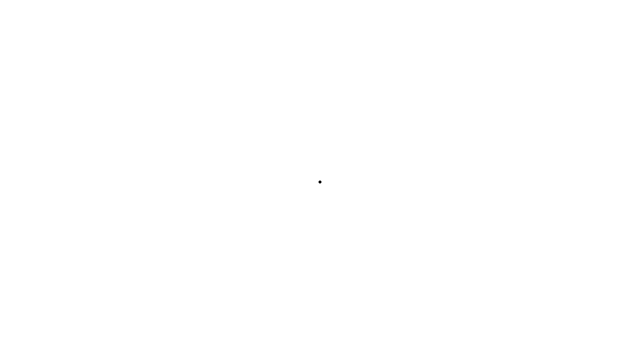
Frame 1 (no input)
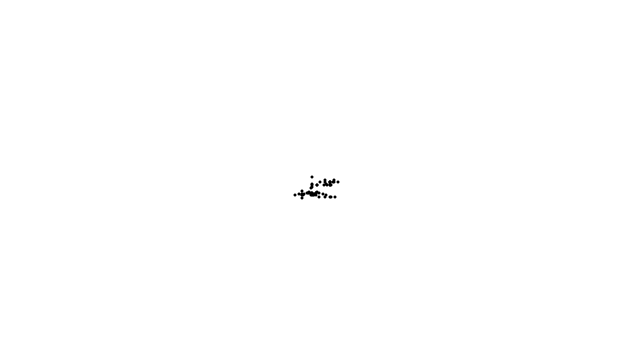
Frame 60 (the mouse pressed at the canvas centre just before this capture)
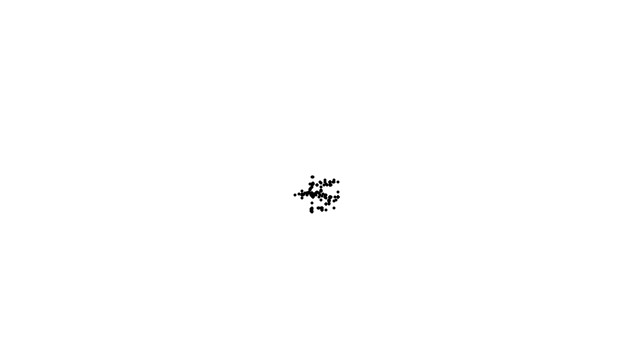
Frame 120 (the mouse held since frame 60 and released just before this capture)

The Processing sketch that drew these frames (run headless with seeded random() and noise(); from frame 60 on, the mouse is pressed at the canvas centre):

// Processing sketch: intro_11_walker_gaussian
// ── intro_11_walker_gaussian.pde
//
// Gaussian random walker
// ======================
//
// A Gaussian random walk is defined as one in which the step size (how far the 
// object moves in a given direction) is generated with a normal distribution.
//

import java.util.Random;

class Walker {
  int x;
  int y;
  Random generator;
  
  Walker() {
    x = width/2;
    y = height/2;
    generator = new Random();    
  }
  
  void display() {    
    noStroke();
    fill(0);
    ellipse(x,y,3,3);    
  }
  
  void step() {
    int choice = int(random(4));
    
    float num = (float) generator.nextGaussian();
    float mean = 1;
    float sd = 6;
    int stepSize = int(sd * num + mean);    
    
    if (choice == 0) {
      x += stepSize;
    } else if (choice == 1) {
      x -= stepSize;
    } else if (choice == 2) {
      y += stepSize;
    } else {
      y -= stepSize;
    }
  }
}

Walker w;

void setup() {
  size(640,360);
  w = new Walker();
  background(255);
}

void draw() {
  w.step();
  w.display();
}
